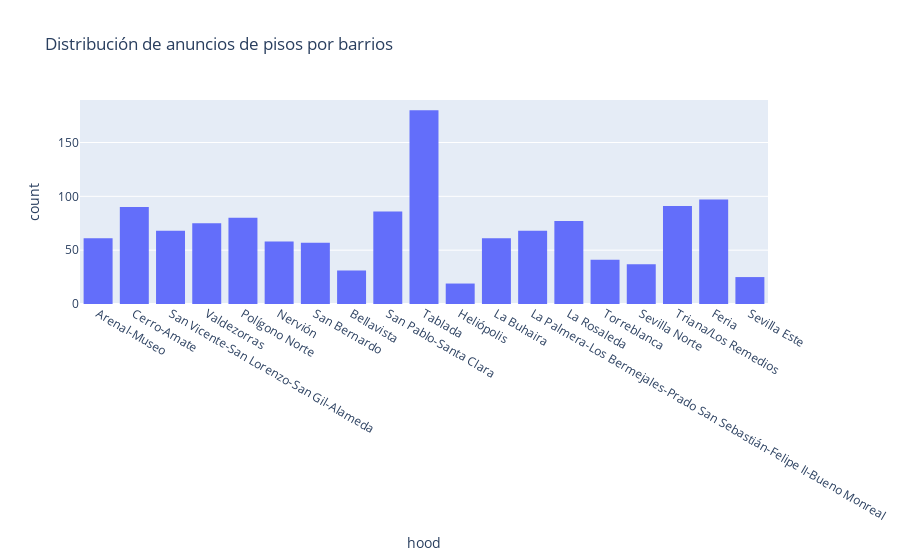

The code cell stored with this chart in its notebook:
### Code cell
#using Plotly
hood=[]
#pisos['zipcode'] = pisos['zipcode'].astype(int)
for index, row in pisos.iterrows():
    hood.append(assign_hood(row['zipcode']))
pisos['hood']=hood
fig = px.histogram(pisos, x="hood",title="Distribución de anuncios de pisos por barrios")
fig.show()

### Figure 1 — Plotly figure (JSON) as saved in the notebook; plotly's stock layout.template omitted (floating-point values rounded to 4 significant figures; data arrays with more than 128 entries replaced by an {"elided": "..."} marker saying what was removed)
{"data": [{"alignmentgroup": "True", "bingroup": "x", "hovertemplate": "hood=%{x}<br>count=%{y}<extra></extra>", "legendgroup": "", "marker": {"color": "#636efa"}, "name": "", "offsetgroup": "", "orientation": "v", "showlegend": false, "type": "histogram", "x": {"elided": "1302 str values"}, "xaxis": "x", "yaxis": "y"}], "layout": {"barmode": "relative", "legend": {"tracegroupgap": 0}, "title": {"text": "Distribución de anuncios de pisos por barrios"}, "xaxis": {"anchor": "y", "domain": [0, 1], "title": {"text": "hood"}}, "yaxis": {"anchor": "x", "domain": [0, 1], "title": {"text": "count"}}}}
